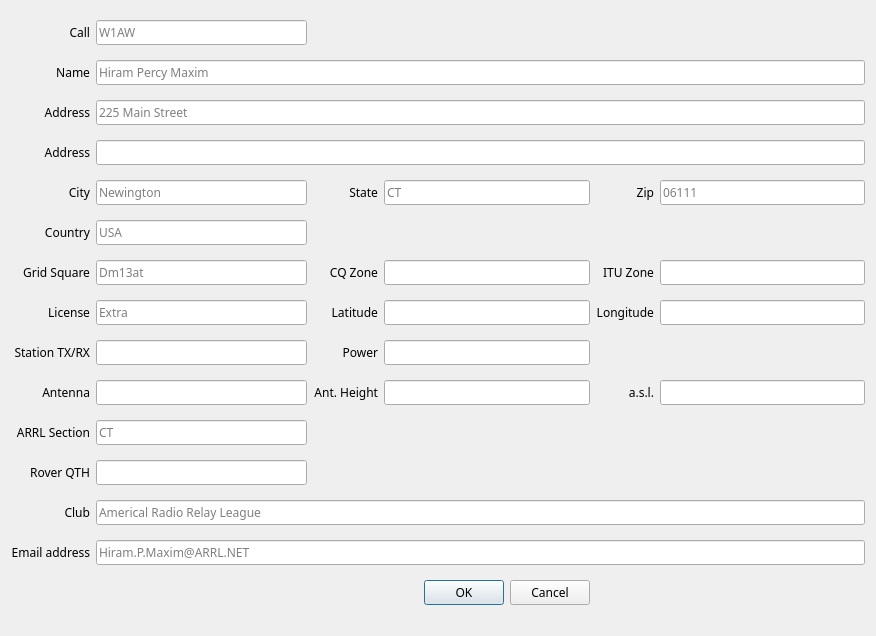
<?xml version="1.0" encoding="UTF-8"?>
<ui version="4.0">
 <class>Settings</class>
 <widget class="QDialog" name="Settings">
  <property name="geometry">
   <rect>
    <x>0</x>
    <y>0</y>
    <width>876</width>
    <height>636</height>
   </rect>
  </property>
  <property name="font">
   <font>
    <family>JetBrains Mono</family>
   </font>
  </property>
  <property name="windowTitle">
   <string>Settings</string>
  </property>
  <layout class="QGridLayout" name="gridLayout" columnstretch="0,10,0,0,10,0,10">
   <item row="12" column="5">
    <widget class="QLabel" name="label_18">
     <property name="text">
      <string>ITU Zone</string>
     </property>
     <property name="alignment">
      <set>Qt::AlignRight|Qt::AlignTrailing|Qt::AlignVCenter</set>
     </property>
    </widget>
   </item>
   <item row="2" column="1" colspan="2">
    <widget class="QLineEdit" name="Call">
     <property name="placeholderText">
      <string>W1AW</string>
     </property>
    </widget>
   </item>
   <item row="6" column="4">
    <widget class="QLineEdit" name="State">
     <property name="placeholderText">
      <string>CT</string>
     </property>
    </widget>
   </item>
   <item row="14" column="0">
    <widget class="QLabel" name="label_9">
     <property name="text">
      <string>Station TX/RX</string>
     </property>
     <property name="alignment">
      <set>Qt::AlignRight|Qt::AlignTrailing|Qt::AlignVCenter</set>
     </property>
    </widget>
   </item>
   <item row="14" column="1" colspan="2">
    <widget class="QLineEdit" name="StationTXRX"/>
   </item>
   <item row="15" column="6">
    <widget class="QLineEdit" name="ASL"/>
   </item>
   <item row="13" column="0">
    <widget class="QLabel" name="label_8">
     <property name="text">
      <string>License</string>
     </property>
     <property name="alignment">
      <set>Qt::AlignRight|Qt::AlignTrailing|Qt::AlignVCenter</set>
     </property>
    </widget>
   </item>
   <item row="6" column="1" colspan="2">
    <widget class="QLineEdit" name="City">
     <property name="placeholderText">
      <string>Newington</string>
     </property>
    </widget>
   </item>
   <item row="18" column="0">
    <widget class="QLabel" name="label_13">
     <property name="text">
      <string>Club</string>
     </property>
     <property name="alignment">
      <set>Qt::AlignRight|Qt::AlignTrailing|Qt::AlignVCenter</set>
     </property>
    </widget>
   </item>
   <item row="15" column="3">
    <widget class="QLabel" name="label_22">
     <property name="text">
      <string>Ant. Height</string>
     </property>
     <property name="alignment">
      <set>Qt::AlignRight|Qt::AlignTrailing|Qt::AlignVCenter</set>
     </property>
    </widget>
   </item>
   <item row="5" column="1" colspan="6">
    <widget class="QLineEdit" name="Address2"/>
   </item>
   <item row="2" column="0">
    <widget class="QLabel" name="label">
     <property name="text">
      <string>Call</string>
     </property>
     <property name="alignment">
      <set>Qt::AlignRight|Qt::AlignTrailing|Qt::AlignVCenter</set>
     </property>
    </widget>
   </item>
   <item row="13" column="5">
    <widget class="QLabel" name="label_20">
     <property name="text">
      <string>Longitude</string>
     </property>
     <property name="alignment">
      <set>Qt::AlignRight|Qt::AlignTrailing|Qt::AlignVCenter</set>
     </property>
    </widget>
   </item>
   <item row="15" column="4">
    <widget class="QLineEdit" name="AntHeight"/>
   </item>
   <item row="15" column="0">
    <widget class="QLabel" name="label_10">
     <property name="text">
      <string>Antenna</string>
     </property>
     <property name="alignment">
      <set>Qt::AlignRight|Qt::AlignTrailing|Qt::AlignVCenter</set>
     </property>
    </widget>
   </item>
   <item row="14" column="3">
    <widget class="QLabel" name="label_21">
     <property name="text">
      <string>Power</string>
     </property>
     <property name="alignment">
      <set>Qt::AlignRight|Qt::AlignTrailing|Qt::AlignVCenter</set>
     </property>
    </widget>
   </item>
   <item row="16" column="0">
    <widget class="QLabel" name="label_11">
     <property name="text">
      <string>ARRL Section</string>
     </property>
     <property name="alignment">
      <set>Qt::AlignRight|Qt::AlignTrailing|Qt::AlignVCenter</set>
     </property>
    </widget>
   </item>
   <item row="3" column="0">
    <widget class="QLabel" name="label_2">
     <property name="text">
      <string>Name</string>
     </property>
     <property name="alignment">
      <set>Qt::AlignRight|Qt::AlignTrailing|Qt::AlignVCenter</set>
     </property>
    </widget>
   </item>
   <item row="12" column="4">
    <widget class="QLineEdit" name="CQZone">
     <property name="focusPolicy">
      <enum>Qt::StrongFocus</enum>
     </property>
    </widget>
   </item>
   <item row="20" column="4">
    <widget class="QDialogButtonBox" name="buttonBox">
     <property name="orientation">
      <enum>Qt::Horizontal</enum>
     </property>
     <property name="standardButtons">
      <set>QDialogButtonBox::Cancel|QDialogButtonBox::Ok</set>
     </property>
    </widget>
   </item>
   <item row="3" column="1" colspan="6">
    <widget class="QLineEdit" name="Name">
     <property name="placeholderText">
      <string>Hiram Percy Maxim</string>
     </property>
    </widget>
   </item>
   <item row="5" column="0">
    <widget class="QLabel" name="label_4">
     <property name="text">
      <string>Address</string>
     </property>
     <property name="alignment">
      <set>Qt::AlignRight|Qt::AlignTrailing|Qt::AlignVCenter</set>
     </property>
    </widget>
   </item>
   <item row="12" column="6">
    <widget class="QLineEdit" name="ITUZone"/>
   </item>
   <item row="13" column="1" colspan="2">
    <widget class="QLineEdit" name="License">
     <property name="placeholderText">
      <string>Extra</string>
     </property>
    </widget>
   </item>
   <item row="11" column="0">
    <widget class="QLabel" name="label_6">
     <property name="text">
      <string>Country</string>
     </property>
     <property name="alignment">
      <set>Qt::AlignRight|Qt::AlignTrailing|Qt::AlignVCenter</set>
     </property>
    </widget>
   </item>
   <item row="17" column="1" colspan="2">
    <widget class="QLineEdit" name="RoverQTH"/>
   </item>
   <item row="14" column="4">
    <widget class="QLineEdit" name="Power"/>
   </item>
   <item row="15" column="5">
    <widget class="QLabel" name="label_23">
     <property name="text">
      <string>a.s.l.</string>
     </property>
     <property name="alignment">
      <set>Qt::AlignRight|Qt::AlignTrailing|Qt::AlignVCenter</set>
     </property>
    </widget>
   </item>
   <item row="6" column="3">
    <widget class="QLabel" name="label_15">
     <property name="text">
      <string>State</string>
     </property>
     <property name="alignment">
      <set>Qt::AlignRight|Qt::AlignTrailing|Qt::AlignVCenter</set>
     </property>
    </widget>
   </item>
   <item row="12" column="3">
    <widget class="QLabel" name="label_17">
     <property name="text">
      <string>CQ Zone</string>
     </property>
     <property name="alignment">
      <set>Qt::AlignRight|Qt::AlignTrailing|Qt::AlignVCenter</set>
     </property>
    </widget>
   </item>
   <item row="6" column="0">
    <widget class="QLabel" name="label_5">
     <property name="text">
      <string>City</string>
     </property>
     <property name="alignment">
      <set>Qt::AlignRight|Qt::AlignTrailing|Qt::AlignVCenter</set>
     </property>
    </widget>
   </item>
   <item row="12" column="0">
    <widget class="QLabel" name="label_7">
     <property name="text">
      <string>Grid Square</string>
     </property>
     <property name="alignment">
      <set>Qt::AlignRight|Qt::AlignTrailing|Qt::AlignVCenter</set>
     </property>
    </widget>
   </item>
   <item row="15" column="1" colspan="2">
    <widget class="QLineEdit" name="Antenna"/>
   </item>
   <item row="13" column="3">
    <widget class="QLabel" name="label_19">
     <property name="text">
      <string>Latitude</string>
     </property>
     <property name="alignment">
      <set>Qt::AlignRight|Qt::AlignTrailing|Qt::AlignVCenter</set>
     </property>
    </widget>
   </item>
   <item row="11" column="1" colspan="2">
    <widget class="QLineEdit" name="Country">
     <property name="placeholderText">
      <string>USA</string>
     </property>
    </widget>
   </item>
   <item row="13" column="6">
    <widget class="QLineEdit" name="Longitude"/>
   </item>
   <item row="17" column="0">
    <widget class="QLabel" name="label_12">
     <property name="text">
      <string>Rover QTH</string>
     </property>
     <property name="alignment">
      <set>Qt::AlignRight|Qt::AlignTrailing|Qt::AlignVCenter</set>
     </property>
    </widget>
   </item>
   <item row="16" column="1" colspan="2">
    <widget class="QLineEdit" name="ARRLSection">
     <property name="placeholderText">
      <string>CT</string>
     </property>
    </widget>
   </item>
   <item row="13" column="4">
    <widget class="QLineEdit" name="Latitude"/>
   </item>
   <item row="6" column="6">
    <widget class="QLineEdit" name="Zip">
     <property name="placeholderText">
      <string>06111</string>
     </property>
    </widget>
   </item>
   <item row="4" column="1" colspan="6">
    <widget class="QLineEdit" name="Address1">
     <property name="placeholderText">
      <string>225 Main Street</string>
     </property>
    </widget>
   </item>
   <item row="6" column="5">
    <widget class="QLabel" name="label_16">
     <property name="text">
      <string>Zip</string>
     </property>
     <property name="alignment">
      <set>Qt::AlignRight|Qt::AlignTrailing|Qt::AlignVCenter</set>
     </property>
    </widget>
   </item>
   <item row="4" column="0">
    <widget class="QLabel" name="label_3">
     <property name="text">
      <string>Address</string>
     </property>
     <property name="alignment">
      <set>Qt::AlignRight|Qt::AlignTrailing|Qt::AlignVCenter</set>
     </property>
    </widget>
   </item>
   <item row="12" column="1" colspan="2">
    <widget class="QLineEdit" name="GridSquare">
     <property name="placeholderText">
      <string>Dm13at</string>
     </property>
    </widget>
   </item>
   <item row="19" column="0">
    <widget class="QLabel" name="label_14">
     <property name="text">
      <string>Email address</string>
     </property>
     <property name="alignment">
      <set>Qt::AlignRight|Qt::AlignTrailing|Qt::AlignVCenter</set>
     </property>
    </widget>
   </item>
   <item row="19" column="1" colspan="6">
    <widget class="QLineEdit" name="Email">
     <property name="placeholderText">
      <string>Hiram.P.Maxim@ARRL.NET</string>
     </property>
    </widget>
   </item>
   <item row="18" column="1" colspan="6">
    <widget class="QLineEdit" name="Club">
     <property name="placeholderText">
      <string>Americal Radio Relay League</string>
     </property>
    </widget>
   </item>
  </layout>
 </widget>
 <tabstops>
  <tabstop>Call</tabstop>
  <tabstop>Name</tabstop>
  <tabstop>Address1</tabstop>
  <tabstop>Address2</tabstop>
  <tabstop>City</tabstop>
  <tabstop>State</tabstop>
  <tabstop>Zip</tabstop>
  <tabstop>Country</tabstop>
  <tabstop>GridSquare</tabstop>
  <tabstop>CQZone</tabstop>
  <tabstop>ITUZone</tabstop>
  <tabstop>License</tabstop>
  <tabstop>Latitude</tabstop>
  <tabstop>Longitude</tabstop>
  <tabstop>StationTXRX</tabstop>
  <tabstop>Power</tabstop>
  <tabstop>Antenna</tabstop>
  <tabstop>AntHeight</tabstop>
  <tabstop>ASL</tabstop>
  <tabstop>ARRLSection</tabstop>
  <tabstop>RoverQTH</tabstop>
  <tabstop>Club</tabstop>
  <tabstop>Email</tabstop>
 </tabstops>
 <resources/>
 <connections>
  <connection>
   <sender>buttonBox</sender>
   <signal>accepted()</signal>
   <receiver>Settings</receiver>
   <slot>accept()</slot>
   <hints>
    <hint type="sourcelabel">
     <x>638</x>
     <y>629</y>
    </hint>
    <hint type="destinationlabel">
     <x>157</x>
     <y>274</y>
    </hint>
   </hints>
  </connection>
  <connection>
   <sender>buttonBox</sender>
   <signal>rejected()</signal>
   <receiver>Settings</receiver>
   <slot>reject()</slot>
   <hints>
    <hint type="sourcelabel">
     <x>638</x>
     <y>629</y>
    </hint>
    <hint type="destinationlabel">
     <x>286</x>
     <y>274</y>
    </hint>
   </hints>
  </connection>
 </connections>
</ui>
